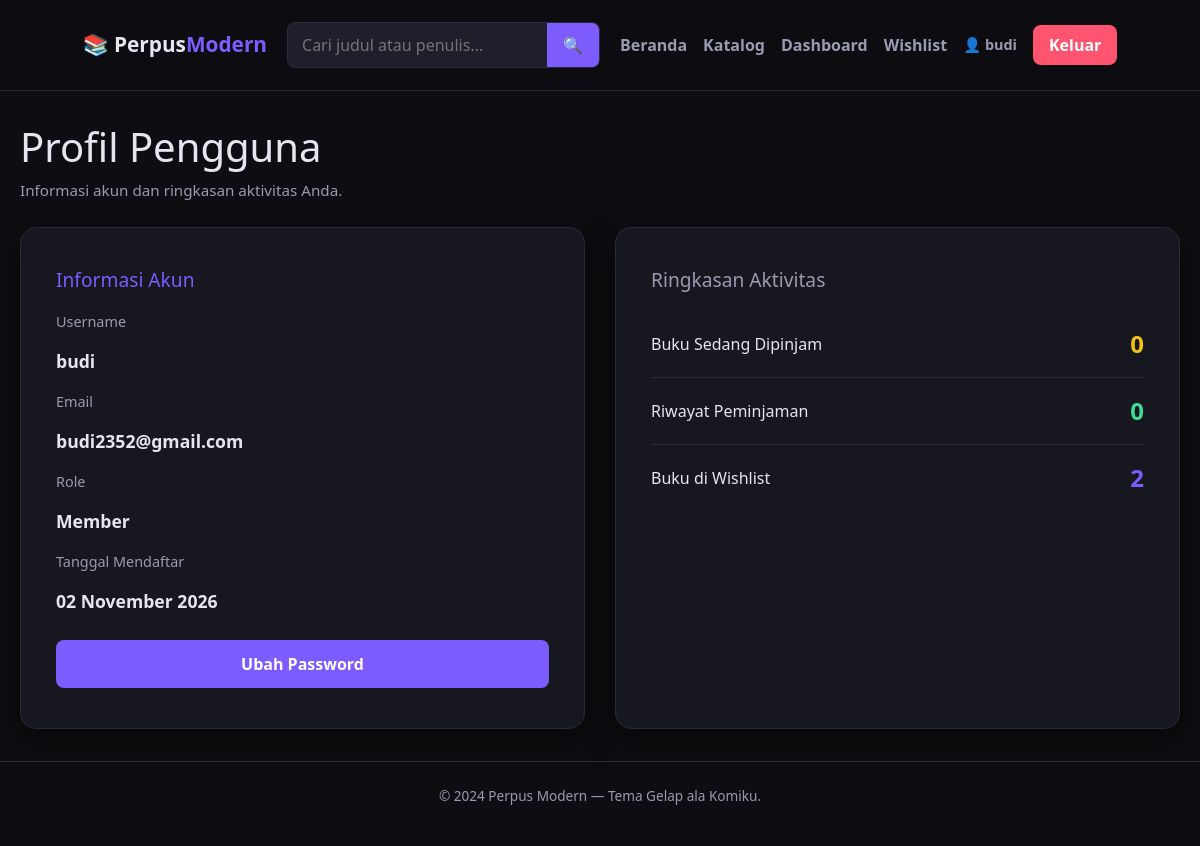
Screenshot of /profile (signed in) with the database file from the repository.
### app/models.py (models this page shows, shortened)
class User(UserMixin, db.Model):
    __tablename__ = "users"
    id = db.Column(db.Integer, primary_key=True)
    username = db.Column(db.String(64), unique=True, nullable=False, index=True)
    email = db.Column(db.String(120), unique=True, nullable=False, index=True)
    password_hash = db.Column(db.String(256), nullable=False)
    role = db.Column(db.String(20), default="member", nullable=False)
    created_at = db.Column(db.DateTime, default=datetime.utcnow)

### app/routes.py (the view)
@main.route("/profile")
@login_required
def profile():
    active_loans = Loan.query.filter_by(user_id=current_user.id, status="borrowed").count()
    history_loans = Loan.query.filter_by(user_id=current_user.id, status="returned").count()
    total_bookmarks = Bookmark.query.filter_by(user_id=current_user.id).count()
    return render_template("profile.html", active_loans=active_loans, history_loans=history_loans, total_bookmarks=total_bookmarks)

### app/__init__.py (called while the page is built)
@login_manager.user_loader
def load_user(user_id):
    from app.models import User
    return User.query.get(int(user_id))

### app/templates/profile.html (shortened to what this page needs)
{% extends "base.html" %}
{% block content %}
<section class="catalog-header">
    <h1>Profil Pengguna</h1>
    <p class="auth-subtitle">Informasi akun dan ringkasan aktivitas Anda.</p>
</section>
<div style="display: grid; grid-template-columns: repeat(auto-fit, minmax(300px, 1fr)); gap: 30px;">
    <div class="auth-card" style="max-width: 100%;">
        <h2 style="font-size: 1.2rem; margin-bottom: 20px; color: var(--accent);">Informasi Akun</h2>
        <div style="margin-bottom: 15px;">
            <p style="color: var(--text-muted); font-size: 0.9rem;">Username</p>
            <p style="font-size: 1.1rem; font-weight: bold;">{{ current_user.username }}</p>
        </div>
        <div style="margin-bottom: 15px;">
            <p style="color: var(--text-muted); font-size: 0.9rem;">Email</p>
            <p style="font-size: 1.1rem; font-weight: bold;">{{ current_user.email }}</p>
        </div>
        <div style="margin-bottom: 15px;">
            <p style="color: var(--text-muted); font-size: 0.9rem;">Role</p>
            <p style="font-size: 1.1rem; font-weight: bold; text-transform: capitalize;">{{ current_user.role }}</p>
        </div>
        <div style="margin-bottom: 25px;">
            <p style="color: var(--text-muted); font-size: 0.9rem;">Tanggal Mendaftar</p>
            <p style="font-size: 1.1rem; font-weight: bold;">{{ current_user.created_at.strftime('%d %B %Y') }}</p>
        </div>
        <a href="{{ url_for('main.change_password') }}" class="btn-submit" style="display: block; text-align: center; text-decoration: none; padding: 12px;">Ubah Password</a>
    </div>
    <div class="auth-card" style="max-width: 100%;">
        <h2 style="font-size: 1.2rem; margin-bottom: 20px; color: var(--text-muted);">Ringkasan Aktivitas</h2>
        <div style="display: flex; justify-content: space-between; align-items: center; padding: 15px 0; border-bottom: 1px solid var(--border);">
            <span>Buku Sedang Dipinjam</span>
            <span style="font-size: 1.5rem; font-weight: bold; color: #f1c40f;">{{ active_loans }}</span>
        </div>
        <div style="display: flex; justify-content: space-between; align-items: center; padding: 15px 0; border-bottom: 1px solid var(--border);">
            <span>Riwayat Peminjaman</span>
            <span style="font-size: 1.5rem; font-weight: bold; color: var(--success);">{{ history_loans }}</span>
        </div>
        <div style="display: flex; justify-content: space-between; align-items: center; padding: 15px 0;">
            <span>Buku di Wishlist</span>
            <span style="font-size: 1.5rem; font-weight: bold; color: var(--accent);">{{ total_bookmarks }}</span>
        </div>
    </div>
</div>
{% endblock %}

### app/templates/base.html (shortened to what this page needs)
<!DOCTYPE html>
<html lang="id">
<head>
    <link href="https://cdn.jsdelivr.net/npm/bootstrap@5.3.0/dist/css/bootstrap.min.css" rel="stylesheet">
    <link rel="stylesheet" href="{{ url_for('static', filename='css/style.css') }}">
</head>
<body>
    <header class="navbar">
        <div class="navbar-inner">
            <a href="{{ url_for('main.index') }}" class="brand">📚 Perpus<span>Modern</span></a>
            <form class="search-bar" action="{{ url_for('main.catalog') }}" method="get">
                <input type="text" name="q" placeholder="Cari judul atau penulis..." value="{{ request.args.get('q', '') }}">
                <button type="submit">🔍</button>
            </form>
            <nav class="nav-links">
                <a href="{{ url_for('main.index') }}">Beranda</a>
                <a href="{{ url_for('main.catalog') }}">Katalog</a>
                {% if current_user.is_authenticated %}
                    <a href="{{ url_for('main.dashboard') }}">Dashboard</a>
                    <a href="{{ url_for('main.my_bookmarks') }}">Wishlist</a>
                    <a href="{{ url_for('main.profile') }}" class="user-tag">👤 {{ current_user.username }}</a>
                    <a href="{{ url_for('main.logout') }}" class="btn-logout">Keluar</a>
                {% else %}
                    <a href="{{ url_for('main.login') }}" class="btn-login">Masuk</a>
                    <a href="{{ url_for('main.register') }}" class="btn-login" style="background: transparent; border: 1px solid var(--accent); color: var(--accent) !important;">Daftar</a>
                {% endif %}
            </nav>
        </div>
    </header>
    <main class="container">
        {% block content %}{% endblock %}
    </main>
    <footer class="footer">
        <p>&copy; 2024 Perpus Modern — Tema Gelap ala Komiku.</p>
    </footer>
</body>
</html>

### app/static/css/style.css (style rules this page uses)
* { margin: 0; padding: 0; box-sizing: border-box; }
:root { --bg: #0e0e12; --bg-card: #17171f; --bg-elevated: #1f1f2b; --text: #e6e6f0; --text-muted: #9a9ab0; --accent: #7c5cff; --accent-hover: #9b7fff; --border: #2a2a38; --danger: #ff5470; --success: #3ddc97; }
body { font-family: 'Segoe UI', system-ui, -apple-system, sans-serif; background: var(--bg); color: var(--text); min-height: 100vh; display: flex; flex-direction: column; }
.navbar { background: rgba(14, 14, 18, 0.95); border-bottom: 1px solid var(--border); position: sticky; top: 0; z-index: 100; backdrop-filter: blur(10px); }
.navbar-inner { max-width: 1200px; margin: 0 auto; display: flex; align-items: center; gap: 20px; padding: 14px 20px; flex-wrap: wrap; }
.brand { font-size: 1.3rem; font-weight: 800; color: var(--text); text-decoration: none; white-space: nowrap; }
.brand span { color: var(--accent); }
.search-bar { flex: 1; display: flex; min-width: 200px; background: var(--bg-elevated); border: 1px solid var(--border); border-radius: 8px; overflow: hidden; }
.search-bar input { flex: 1; background: transparent; border: none; padding: 10px 14px; color: var(--text); outline: none; }
.search-bar button { background: var(--accent); border: none; color: #fff; padding: 0 16px; cursor: pointer; transition: background 0.2s; }
.nav-links { display: flex; align-items: center; gap: 16px; }
.nav-links a { color: var(--text-muted); text-decoration: none; font-weight: 600; transition: color 0.2s; }
.user-tag { color: var(--text-muted); font-size: 0.9rem; }
.btn-login, .btn-logout { background: var(--accent); color: #fff !important; padding: 8px 16px; border-radius: 8px; text-decoration: none; }
.btn-logout { background: var(--danger); }
.container { max-width: 1200px; margin: 0 auto; padding: 32px 20px; flex: 1; width: 100%; }
.auth-card { background: var(--bg-card) !important; border: 1px solid var(--border) !important; border-radius: 16px !important; padding: 40px 35px !important; width: 100%; max-width: 420px; box-shadow: 0 10px 30px rgba(0, 0, 0, 0.5); }
.auth-subtitle { color: var(--text-muted); font-size: 0.95rem; margin-bottom: 25px; }
.btn-submit { width: 100%; background: var(--accent); color: #fff; border: none; padding: 14px; border-radius: 8px; font-weight: 700; font-size: 1rem; cursor: pointer; transition: background 0.2s; margin-top: 10px; }
.footer { border-top: 1px solid var(--border); padding: 24px 20px; text-align: center; color: var(--text-muted); font-size: 0.85rem; }

### rows the page displays
User: username "budi", email "budi2352@gmail.com", role "Member", created_at "02 November 2026"

### other values shown
{{ active_loans }} "0"
{{ history_loans }} "0"
{{ total_bookmarks }} "2"
